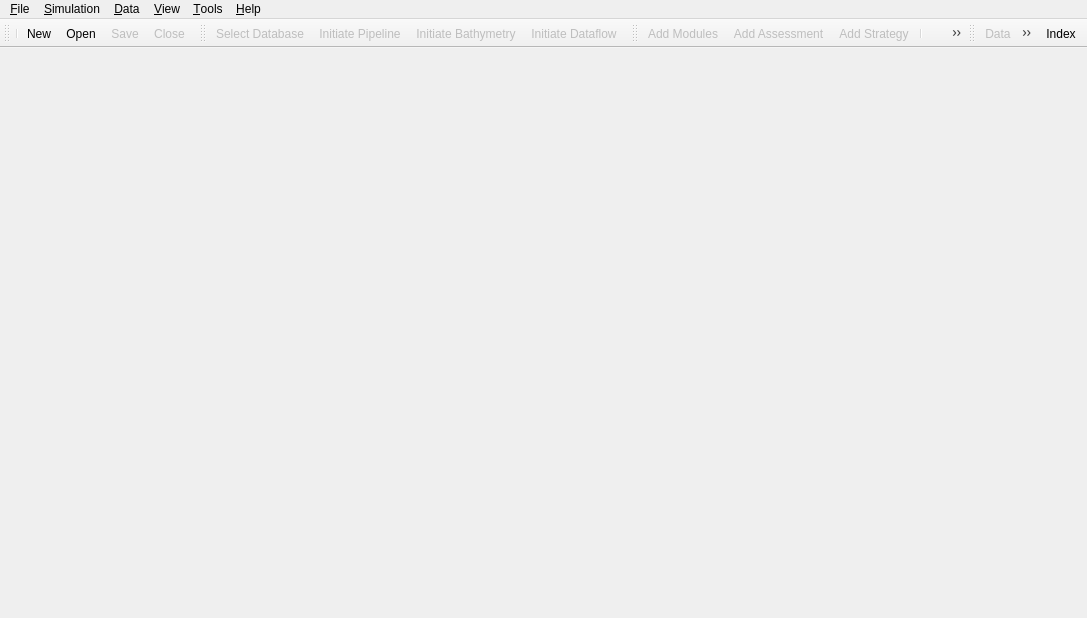
<?xml version="1.0" encoding="UTF-8"?>
<ui version="4.0">
 <class>MainWindow</class>
 <widget class="QMainWindow" name="MainWindow">
  <property name="geometry">
   <rect>
    <x>0</x>
    <y>0</y>
    <width>1087</width>
    <height>618</height>
   </rect>
  </property>
  <property name="sizePolicy">
   <sizepolicy hsizetype="MinimumExpanding" vsizetype="MinimumExpanding">
    <horstretch>0</horstretch>
    <verstretch>0</verstretch>
   </sizepolicy>
  </property>
  <property name="windowTitle">
   <string>DTOcean</string>
  </property>
  <property name="windowIcon">
   <iconset resource="../resources_mainwindow.qrc">
    <normaloff>:/icons/turbine.png</normaloff>:/icons/turbine.png</iconset>
  </property>
  <property name="iconSize">
   <size>
    <width>28</width>
    <height>28</height>
   </size>
  </property>
  <property name="dockNestingEnabled">
   <bool>true</bool>
  </property>
  <property name="dockOptions">
   <set>QMainWindow::AllowNestedDocks|QMainWindow::AllowTabbedDocks|QMainWindow::AnimatedDocks|QMainWindow::VerticalTabs</set>
  </property>
  <property name="unifiedTitleAndToolBarOnMac">
   <bool>true</bool>
  </property>
  <widget class="QWidget" name="centralWidget">
   <layout class="QVBoxLayout" name="verticalLayout">
    <property name="leftMargin">
     <number>2</number>
    </property>
    <property name="topMargin">
     <number>4</number>
    </property>
    <property name="rightMargin">
     <number>2</number>
    </property>
    <property name="bottomMargin">
     <number>2</number>
    </property>
    <item>
     <widget class="QStackedWidget" name="stackedWidget">
      <property name="enabled">
       <bool>true</bool>
      </property>
     </widget>
    </item>
   </layout>
  </widget>
  <widget class="QMenuBar" name="menuBar">
   <property name="geometry">
    <rect>
     <x>0</x>
     <y>0</y>
     <width>1087</width>
     <height>31</height>
    </rect>
   </property>
   <widget class="QMenu" name="menuFile">
    <property name="title">
     <string>&amp;File</string>
    </property>
    <addaction name="actionNew"/>
    <addaction name="separator"/>
    <addaction name="actionOpen"/>
    <addaction name="separator"/>
    <addaction name="actionSave"/>
    <addaction name="actionSave_As"/>
    <addaction name="separator"/>
    <addaction name="actionProperties"/>
    <addaction name="separator"/>
    <addaction name="actionClose"/>
    <addaction name="actionExit"/>
   </widget>
   <widget class="QMenu" name="menuHelp">
    <property name="title">
     <string>&amp;Help</string>
    </property>
    <addaction name="actionHelp_Index"/>
    <addaction name="separator"/>
    <addaction name="actionAbout"/>
   </widget>
   <widget class="QMenu" name="menuSimulation">
    <property name="title">
     <string>&amp;Simulation</string>
    </property>
    <addaction name="actionAdd_Modules"/>
    <addaction name="actionAdd_Assessment"/>
    <addaction name="actionAdd_Strategy"/>
    <addaction name="separator"/>
    <addaction name="actionRun_Current"/>
    <addaction name="actionRun_Themes"/>
    <addaction name="actionRun_Strategy"/>
   </widget>
   <widget class="QMenu" name="menuData">
    <property name="title">
     <string>&amp;Data</string>
    </property>
    <addaction name="actionSelect_Database"/>
    <addaction name="separator"/>
    <addaction name="actionInitiate_Pipeline"/>
    <addaction name="actionInitiate_Bathymetry"/>
    <addaction name="actionInitiate_Dataflow"/>
    <addaction name="separator"/>
    <addaction name="actionExport"/>
    <addaction name="actionImport"/>
   </widget>
   <widget class="QMenu" name="menuView">
    <property name="title">
     <string>&amp;View</string>
    </property>
    <addaction name="actionShow_Simulations"/>
    <addaction name="actionShow_Pipeline"/>
    <addaction name="actionSystem_Log"/>
    <addaction name="separator"/>
    <addaction name="actionData"/>
    <addaction name="actionPlots"/>
    <addaction name="actionComparison"/>
   </widget>
   <widget class="QMenu" name="menuTools">
    <property name="title">
     <string>&amp;Tools</string>
    </property>
    <addaction name="separator"/>
   </widget>
   <addaction name="menuFile"/>
   <addaction name="menuSimulation"/>
   <addaction name="menuData"/>
   <addaction name="menuView"/>
   <addaction name="menuTools"/>
   <addaction name="menuHelp"/>
  </widget>
  <widget class="QToolBar" name="fileToolBar">
   <property name="sizePolicy">
    <sizepolicy hsizetype="Minimum" vsizetype="Minimum">
     <horstretch>0</horstretch>
     <verstretch>0</verstretch>
    </sizepolicy>
   </property>
   <property name="cursor">
    <cursorShape>CrossCursor</cursorShape>
   </property>
   <attribute name="toolBarArea">
    <enum>TopToolBarArea</enum>
   </attribute>
   <attribute name="toolBarBreak">
    <bool>false</bool>
   </attribute>
   <addaction name="separator"/>
   <addaction name="actionNew"/>
   <addaction name="actionOpen"/>
   <addaction name="actionSave"/>
   <addaction name="actionClose"/>
  </widget>
  <widget class="QToolBar" name="scenarioToolBar">
   <property name="windowTitle">
    <string>toolBar</string>
   </property>
   <attribute name="toolBarArea">
    <enum>TopToolBarArea</enum>
   </attribute>
   <attribute name="toolBarBreak">
    <bool>false</bool>
   </attribute>
   <addaction name="actionSelect_Database"/>
   <addaction name="actionInitiate_Pipeline"/>
   <addaction name="actionInitiate_Bathymetry"/>
   <addaction name="actionInitiate_Dataflow"/>
  </widget>
  <widget class="QToolBar" name="simulationToolBar">
   <property name="windowTitle">
    <string>toolBar</string>
   </property>
   <attribute name="toolBarArea">
    <enum>TopToolBarArea</enum>
   </attribute>
   <attribute name="toolBarBreak">
    <bool>false</bool>
   </attribute>
   <addaction name="actionAdd_Modules"/>
   <addaction name="actionAdd_Assessment"/>
   <addaction name="actionAdd_Strategy"/>
   <addaction name="separator"/>
   <addaction name="actionRun_Current"/>
   <addaction name="actionRun_Themes"/>
   <addaction name="actionRun_Strategy"/>
  </widget>
  <widget class="QToolBar" name="viewToolBar">
   <property name="enabled">
    <bool>true</bool>
   </property>
   <property name="windowTitle">
    <string>toolBar</string>
   </property>
   <attribute name="toolBarArea">
    <enum>TopToolBarArea</enum>
   </attribute>
   <attribute name="toolBarBreak">
    <bool>false</bool>
   </attribute>
   <addaction name="actionData"/>
   <addaction name="actionPlots"/>
   <addaction name="actionComparison"/>
  </widget>
  <widget class="QToolBar" name="toolBar">
   <property name="windowTitle">
    <string>toolBar</string>
   </property>
   <property name="layoutDirection">
    <enum>Qt::RightToLeft</enum>
   </property>
   <property name="movable">
    <bool>false</bool>
   </property>
   <attribute name="toolBarArea">
    <enum>TopToolBarArea</enum>
   </attribute>
   <attribute name="toolBarBreak">
    <bool>false</bool>
   </attribute>
   <addaction name="actionHelp_Index"/>
  </widget>
  <action name="actionNew">
   <property name="enabled">
    <bool>true</bool>
   </property>
   <property name="icon">
    <iconset resource="../resources_mainwindow.qrc">
     <normaloff>:/icons/document-new.svg</normaloff>:/icons/document-new.svg</iconset>
   </property>
   <property name="text">
    <string>&amp;New</string>
   </property>
  </action>
  <action name="actionExit">
   <property name="text">
    <string>Exit</string>
   </property>
  </action>
  <action name="actionOpen">
   <property name="enabled">
    <bool>true</bool>
   </property>
   <property name="icon">
    <iconset resource="../resources_mainwindow.qrc">
     <normaloff>:/icons/document-open.svg</normaloff>:/icons/document-open.svg</iconset>
   </property>
   <property name="text">
    <string>Open</string>
   </property>
  </action>
  <action name="actionOpen_Recent">
   <property name="checkable">
    <bool>true</bool>
   </property>
   <property name="enabled">
    <bool>false</bool>
   </property>
   <property name="text">
    <string>Open Recent...</string>
   </property>
   <property name="shortcutContext">
    <enum>Qt::WindowShortcut</enum>
   </property>
   <property name="softKeyRole">
    <enum>QAction::PositiveSoftKey</enum>
   </property>
  </action>
  <action name="actionSave">
   <property name="enabled">
    <bool>false</bool>
   </property>
   <property name="icon">
    <iconset resource="../resources_mainwindow.qrc">
     <normaloff>:/icons/media-floppy.svg</normaloff>:/icons/media-floppy.svg</iconset>
   </property>
   <property name="text">
    <string>Save</string>
   </property>
   <property name="toolTip">
    <string>Save</string>
   </property>
   <property name="shortcut">
    <string>Ctrl+S</string>
   </property>
  </action>
  <action name="actionSave_As">
   <property name="enabled">
    <bool>false</bool>
   </property>
   <property name="text">
    <string>Save As...</string>
   </property>
  </action>
  <action name="actionInitiate_Pipeline">
   <property name="enabled">
    <bool>false</bool>
   </property>
   <property name="icon">
    <iconset resource="../resources_mainwindow.qrc">
     <normaloff>:/icons/db_update.png</normaloff>:/icons/db_update.png</iconset>
   </property>
   <property name="text">
    <string>Initiate Pipeline</string>
   </property>
  </action>
  <action name="actionSelect_Database">
   <property name="enabled">
    <bool>false</bool>
   </property>
   <property name="icon">
    <iconset resource="../resources_mainwindow.qrc">
     <normaloff>:/icons/db_select.png</normaloff>:/icons/db_select.png</iconset>
   </property>
   <property name="text">
    <string>Select Database...</string>
   </property>
  </action>
  <action name="actionAdd_Modules">
   <property name="enabled">
    <bool>false</bool>
   </property>
   <property name="icon">
    <iconset resource="../resources_mainwindow.qrc">
     <normaloff>:/icons/hardware.png</normaloff>:/icons/hardware.png</iconset>
   </property>
   <property name="text">
    <string>Add Modules...</string>
   </property>
  </action>
  <action name="actionAdd_Assessment">
   <property name="enabled">
    <bool>false</bool>
   </property>
   <property name="icon">
    <iconset resource="../resources_mainwindow.qrc">
     <normaloff>:/icons/calc.png</normaloff>:/icons/calc.png</iconset>
   </property>
   <property name="text">
    <string>Add Assessment...</string>
   </property>
  </action>
  <action name="actionAdd_Strategy">
   <property name="enabled">
    <bool>false</bool>
   </property>
   <property name="icon">
    <iconset resource="../resources_mainwindow.qrc">
     <normaloff>:/icons/kwin4.png</normaloff>:/icons/kwin4.png</iconset>
   </property>
   <property name="text">
    <string>Add Strategy...</string>
   </property>
  </action>
  <action name="actionInitiate_Dataflow">
   <property name="enabled">
    <bool>false</bool>
   </property>
   <property name="icon">
    <iconset resource="../resources_mainwindow.qrc">
     <normaloff>:/icons/pipe.png</normaloff>:/icons/pipe.png</iconset>
   </property>
   <property name="text">
    <string>Initiate Dataflow</string>
   </property>
  </action>
  <action name="actionRun_Strategy">
   <property name="enabled">
    <bool>false</bool>
   </property>
   <property name="icon">
    <iconset resource="../resources_mainwindow.qrc">
     <normaloff>:/icons/player_end.png</normaloff>:/icons/player_end.png</iconset>
   </property>
   <property name="text">
    <string>Run Strategy...</string>
   </property>
   <property name="toolTip">
    <string>Run Strategy</string>
   </property>
  </action>
  <action name="actionProperties">
   <property name="enabled">
    <bool>false</bool>
   </property>
   <property name="text">
    <string>Properties...</string>
   </property>
  </action>
  <action name="actionClose">
   <property name="enabled">
    <bool>false</bool>
   </property>
   <property name="icon">
    <iconset resource="../resources_mainwindow.qrc">
     <normaloff>:/icons/colors-window-close.svg</normaloff>:/icons/colors-window-close.svg</iconset>
   </property>
   <property name="text">
    <string>Close</string>
   </property>
  </action>
  <action name="actionRun_Current">
   <property name="enabled">
    <bool>false</bool>
   </property>
   <property name="icon">
    <iconset resource="../resources_mainwindow.qrc">
     <normaloff>:/icons/player_play.png</normaloff>:/icons/player_play.png</iconset>
   </property>
   <property name="text">
    <string>Run Current Module...</string>
   </property>
  </action>
  <action name="actionCopy">
   <property name="enabled">
    <bool>false</bool>
   </property>
   <property name="icon">
    <iconset resource="../resources_mainwindow.qrc">
     <normaloff>:/icons/editcopy.png</normaloff>:/icons/editcopy.png</iconset>
   </property>
   <property name="text">
    <string>Copy</string>
   </property>
  </action>
  <action name="actionPaste">
   <property name="enabled">
    <bool>false</bool>
   </property>
   <property name="icon">
    <iconset resource="../resources_mainwindow.qrc">
     <normaloff>:/icons/editpaste.png</normaloff>:/icons/editpaste.png</iconset>
   </property>
   <property name="text">
    <string>Paste</string>
   </property>
  </action>
  <action name="actionUndo">
   <property name="enabled">
    <bool>false</bool>
   </property>
   <property name="icon">
    <iconset resource="../resources_mainwindow.qrc">
     <normaloff>:/icons/undo-128.png</normaloff>:/icons/undo-128.png</iconset>
   </property>
   <property name="text">
    <string>Undo</string>
   </property>
  </action>
  <action name="actionRedo">
   <property name="enabled">
    <bool>false</bool>
   </property>
   <property name="icon">
    <iconset resource="../resources_mainwindow.qrc">
     <normaloff>:/icons/redo-128.png</normaloff>:/icons/redo-128.png</iconset>
   </property>
   <property name="text">
    <string>Redo</string>
   </property>
  </action>
  <action name="actionHelp_Index">
   <property name="enabled">
    <bool>true</bool>
   </property>
   <property name="icon">
    <iconset resource="../resources_mainwindow.qrc">
     <normaloff>:/icons/help_index.png</normaloff>:/icons/help_index.png</iconset>
   </property>
   <property name="text">
    <string>Index...</string>
   </property>
  </action>
  <action name="actionSystem_Log">
   <property name="enabled">
    <bool>false</bool>
   </property>
   <property name="text">
    <string>Show System Log</string>
   </property>
  </action>
  <action name="actionData">
   <property name="checkable">
    <bool>true</bool>
   </property>
   <property name="enabled">
    <bool>false</bool>
   </property>
   <property name="icon">
    <iconset resource="../resources_mainwindow.qrc">
     <normaloff>:/icons/data.svg</normaloff>:/icons/data.svg</iconset>
   </property>
   <property name="text">
    <string>Data</string>
   </property>
  </action>
  <action name="actionPlots">
   <property name="checkable">
    <bool>true</bool>
   </property>
   <property name="enabled">
    <bool>false</bool>
   </property>
   <property name="icon">
    <iconset resource="../resources_mainwindow.qrc">
     <normaloff>:/icons/plots.png</normaloff>:/icons/plots.png</iconset>
   </property>
   <property name="text">
    <string>Plots</string>
   </property>
  </action>
  <action name="actionComparison">
   <property name="checkable">
    <bool>true</bool>
   </property>
   <property name="enabled">
    <bool>false</bool>
   </property>
   <property name="icon">
    <iconset resource="../resources_mainwindow.qrc">
     <normaloff>:/icons/ruler.svg</normaloff>:/icons/ruler.svg</iconset>
   </property>
   <property name="text">
    <string>Comparisons</string>
   </property>
  </action>
  <action name="actionShow_Simulations">
   <property name="enabled">
    <bool>false</bool>
   </property>
   <property name="text">
    <string>Show Simulations</string>
   </property>
  </action>
  <action name="actionShow_Pipeline">
   <property name="enabled">
    <bool>false</bool>
   </property>
   <property name="text">
    <string>Show Pipeline</string>
   </property>
  </action>
  <action name="actionInitiate_Bathymetry">
   <property name="enabled">
    <bool>false</bool>
   </property>
   <property name="icon">
    <iconset resource="../resources_mainwindow.qrc">
     <normaloff>:/icons/maps.svg</normaloff>:/icons/maps.svg</iconset>
   </property>
   <property name="text">
    <string>Initiate Bathymetry</string>
   </property>
  </action>
  <action name="actionRun_Themes">
   <property name="enabled">
    <bool>false</bool>
   </property>
   <property name="icon">
    <iconset resource="../resources_mainwindow.qrc">
     <normaloff>:/icons/player_calc.png</normaloff>:/icons/player_calc.png</iconset>
   </property>
   <property name="text">
    <string>Run Themes...</string>
   </property>
   <property name="toolTip">
    <string>Run Themes</string>
   </property>
  </action>
  <action name="actionWEC_Simulator">
   <property name="text">
    <string>WEC Simulator</string>
   </property>
  </action>
  <action name="actionAbout">
   <property name="icon">
    <iconset resource="../resources_mainwindow.qrc">
     <normaloff>:/icons/Information_icon.svg</normaloff>:/icons/Information_icon.svg</iconset>
   </property>
   <property name="text">
    <string>About DTOcean...</string>
   </property>
  </action>
  <action name="actionTest_Tool">
   <property name="text">
    <string>Test Tool</string>
   </property>
  </action>
  <action name="actionExport">
   <property name="enabled">
    <bool>false</bool>
   </property>
   <property name="text">
    <string>Export...</string>
   </property>
  </action>
  <action name="actionImport">
   <property name="enabled">
    <bool>false</bool>
   </property>
   <property name="text">
    <string>Import...</string>
   </property>
  </action>
 </widget>
 <layoutdefault spacing="6" margin="11"/>
 <resources>
  <include location="../resources_mainwindow.qrc"/>
 </resources>
 <connections>
  <connection>
   <sender>actionExit</sender>
   <signal>activated()</signal>
   <receiver>MainWindow</receiver>
   <slot>close()</slot>
   <hints>
    <hint type="sourcelabel">
     <x>-1</x>
     <y>-1</y>
    </hint>
    <hint type="destinationlabel">
     <x>541</x>
     <y>321</y>
    </hint>
   </hints>
  </connection>
 </connections>
</ui>
